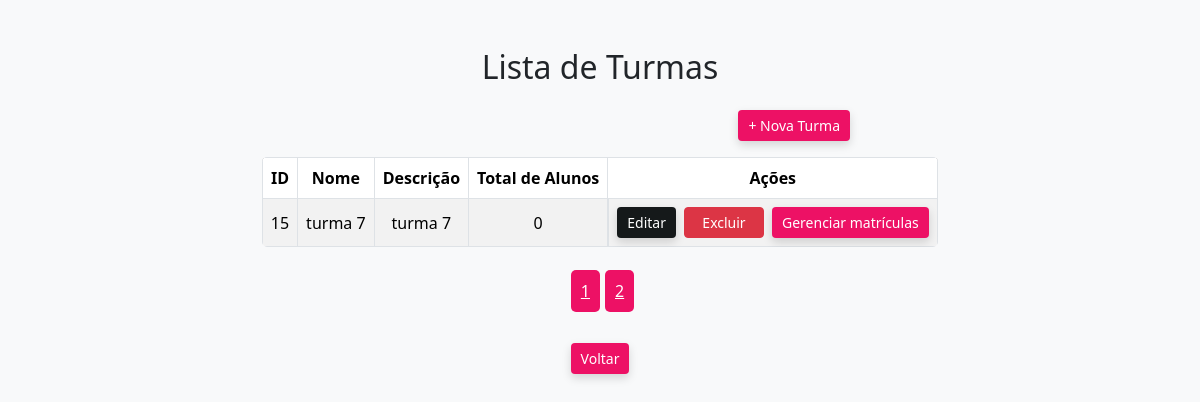
/index.php/Turma?pagina=2 (signed in), run on the app's committed database.
### tables this page shows
CREATE TABLE `turmas` (
  `id_turma` int(11) NOT NULL,
  `nome_turma` varchar(255) NOT NULL,
  `descricao` text DEFAULT NULL,
  `criado_em` datetime DEFAULT current_timestamp()
);

### app/Core/Controller.php (called while the page is built, shortened)
<?php
class Controller {
    public function model($model) {
        $modelClass = "App\\Models\\$model";
        return new $modelClass();
    }
    public function view($view, $dados = []) {
        $viewPath = __DIR__ . "/../Views/$view.php";
        extract($dados);
        require $viewPath;
    }
}

### app/Controllers/TurmaController.php (called while the page is built, shortened)
<?php
class TurmaController extends Controller {
    public function index() {
        $turmaModel = $this->model('Turma');
        $turmas = $turmaModel->listar();
        $ordenacao = new OrdenacaoService();
        $ordenadas = $ordenacao->ordenar($turmas, 'nome_turma', 'asc');
        $paginaAtual = $_GET['pagina'] ?? 1;
        $resultadoPaginado = $ordenacao->paginar($ordenadas, $paginaAtual, 10);
        $this->view('turmas/listar', ['turmas' => $resultadoPaginado]);
    }
}

### app/Core/App.php (called while the page is built, shortened)
<?php
class App {
    protected $controller = 'HomeController';
    protected $method = 'index';
    protected $routes = [
        'Home' => 'HomeController@index',
        'Aluno' => 'AlunoController@index',
        'Aluno/cadastrar' => 'AlunoController@cadastrar',
        'Aluno/atualizar' => 'AlunoController@atualizar',
        'Aluno/atualizarSenha' => 'AlunoController@atualizarSenha',
        'Aluno/deletar' => 'AlunoController@deletar',
        'Turma' => 'TurmaController@index',
        'Turma/cadastrar' => 'TurmaController@cadastrar',
        'Turma/deletar' => 'TurmaController@deletar',
        'Administrador' => 'AdministradorController@index',
        'Administrador/cadastrar' => 'AdministradorController@cadastrar',
        'Administrador/atualizar' => 'AdministradorController@atualizar',
        'Administrador/deletar' => 'AdministradorController@deletar',
        'Login' => 'LoginController@index',
        'Login/autenticar' => 'LoginController@autenticar',
        'Login/sair' => 'LoginController@sair',
        'Matricula/obterMatriculas' => 'MatriculaController@obterMatriculas',
        'Matricula/cadastrar' => 'MatriculaController@cadastrar',
        'Matricula/deletar' => 'MatriculaController@deletar',
    ];
    public function __construct() {
        $url = $this->parseUrl();
        $routeKey = implode('/', array_slice($url, 0, 2));
        if (array_key_exists($routeKey, $this->routes)) {
            $controllerMethod = explode('@', $this->routes[$routeKey]);
            $this->controller = $controllerMethod[0];
            $this->method = $controllerMethod[1];
        } else {
            $this->controller = isset($url[0]) ? ucfirst($url[0]) . 'Controller' : $this->controller;
            $this->method = isset($url[1]) ? $url[1] : $this->method;
            $this->params = array_slice($url, 2);
        }
        $this->params = array_slice($url, 2);
        $controller = new $controllerInstance;
        call_user_func_array([$controller, $this->method], $this->params);
    }
    public function parseUrl() {
        if (isset($_GET['url'])) {
            $url = rtrim($_GET['url'], '/');
            $url = filter_var($url, FILTER_SANITIZE_URL);
            return explode('/', $url);
        }
        return [];
    }
}

### public/index.php (called while the page is built, shortened)
<?php
require_once __DIR__ . '/../app/Helpers/url.php';
$app = new App();

### index.php (called while the page is built, shortened)
<?php
$root = str_replace('\\', '/', __DIR__);
$publicDir = $root . '/public';
require $publicDir . '/index.php';

### app/Helpers/url.php (called while the page is built)
<?php
if (!function_exists('url')) {
    function url(string $path = ''): string {
        $path = ltrim($path, '/');
        $base = defined('BASE_URL') ? rtrim(BASE_URL, '/') : '';
        return $base . '/index.php/' . $path;
    }
}
if (!function_exists('asset')) {
    function asset(string $path = ''): string {
        $path = ltrim($path, '/');
        $scriptName = str_replace('\\', '/', $_SERVER['SCRIPT_NAME']);
        $publicDir = rtrim(str_replace('index.php', '', $scriptName), '/');
        return $publicDir . '/public/assets/' . $path;
    }
}

### app/Core/Model.php (called while the page is built, shortened)
<?php
class Model
{
    public function __construct()
    {
        $dsn = "mysql:host=" . Config::$DB['host'] . ";dbname=" . Config::$DB['name'] . ";charset=utf8mb4";
        try {
            $this->conn = new PDO(
                $dsn,
                Config::$DB['user'],
                Config::$DB['pass'],
                [
                    PDO::MYSQL_ATTR_INIT_COMMAND => "SET NAMES utf8mb4"
                ]
            );
        } catch (PDOException $e) {
            die("Erro de conexão com o banco de dados: " . $e->getMessage());
        }
    }
}

### app/Models/Turma.php (called while the page is built, shortened)
<?php
class Turma extends Model
{
   public function listar()
    {
        $stmt = $this->conn->query("
            SELECT t.*,
                COUNT(m.id_aluno) AS total_alunos
            FROM turmas t
            LEFT JOIN matriculas m ON m.id_turma = t.id_turma
            GROUP BY t.id_turma
            ORDER BY t.nome_turma ASC
        ");
        return $stmt->fetchAll(PDO::FETCH_ASSOC);
    }
}

### app/Views/turmas/listar.php (the view, shortened to what this page needs)
<!DOCTYPE html>
<html lang="pt-br">
<head>
    <link href="https://cdn.jsdelivr.net/npm/bootstrap@5.3.3/dist/css/bootstrap.min.css" rel="stylesheet">
    <link href="<?php echo asset('css/turmas.css') ?>" rel="stylesheet">
</head>
<body>
<div class="container my-5 d-flex flex-column align-items-center">
    <h2 class="mb-4">Lista de Turmas</h2>
    <div class="mb-3 w-100 text-end" style="max-width: 500px;">
        <a href="<?php echo url('Turma/cadastrar') ?>" class="btn-pink">+ Nova Turma</a>
    </div>
    <div class="table-responsive" style="max-width: 1000px;">
        <table class="table table-striped table-bordered text-center">
            <thead class="table-gray">
                <tr>
                    <th>ID</th>
                    <th>Nome</th>
                    <th>Descrição</th>
                    <th>Total de Alunos</th>
                    <th>Ações</th>
                </tr>
            </thead>
            <tbody>
                <?php foreach ($turmas['dados'] as $turma){ ?>
                <tr>
                    <td><?php echo $turma['id_turma'] ?></td>
                    <td><?php echo $turma['nome_turma'] ?></td>
                    <td><?php echo $turma['descricao'] ?></td>
                    <td><?php echo $turma['total_alunos'] ?></td>
                    <td class="d-flex justify-content-center gap-2">
                        <a href="<?php echo url('Turma/cadastrar/'.$turma['id_turma']) ?>" class="btn-gray btn-sm">Editar</a>
                        <form method="POST" action="<?php echo url('Turma/deletar/'.$turma['id_turma']) ?>"
                              onsubmit="return confirm('Excluir esta turma?');">
                            <button type="submit" class="btn btn-danger btn-sm">Excluir</button>
                        </form>
                        <a href="<?php echo url('Matricula/obterMatriculas/'.$turma['id_turma']) ?>" class="btn-pink btn-sm">Gerenciar matrículas</a>
                    </td>
                </tr>
                <?php }?>
            </tbody>
        </table>
    </div>
    <nav class="mt-3">
        <ul class="pagination justify-content-center">
            <?php for ($i = 1; $i <= $turmas['total_paginas']; $i++){ ?>
                <li class="page-item <?php echo ($i == $turmas['pagina_atual']) ? 'active' : '' ?>">
                    <a class="page-pink" href="<?php echo url('Turma?pagina='.$i) ?>"><?php echo $i ?></a>
                </li>
            <?php }?>
        </ul>
    </nav>
    <div class="mt-4">
        <a href="<?php echo url('Home') ?>" class="btn-pink">Voltar</a>
    </div>
</div>
</body>
</html>

### public/assets/css/turmas.css (style rules this page uses)
body { font-family: 'Segoe UI', Tahoma, Geneva, Verdana, sans-serif; background-color: #f8f9fa; }
.table { background-color: white; border-radius: 5px; overflow: hidden; }
.table th, .table td { vertical-align: middle !important; }
.btn { min-width: 80px; }
.btn-pink, .btn-gray { display: inline-flex; justify-content: center; align-items: center; border-radius: 4px; font-weight: 400; box-shadow: 0 4px 10px rgba(0, 0, 0, 0.15); transition: all 0.2s ease-in-out; padding: 5px 10px; font-size: 14px; border: none; max-height: 31px; text-decoration: none; text-align: center; }
.btn-pink { background-color: #ED1165; color: white; }
.btn-gray { background-color: #15191A; color: white; }
.table-gray { background-color: #9b9b9b; color: white; }
.page-pink { background-color: #ED1165; padding: 10px; border-radius: 5px; color: #fff; margin-left: 5px; }

### data on the page
turmas: id_turma "15", nome_turma "turma 7", descricao "turma 7", total_alunos "0"
